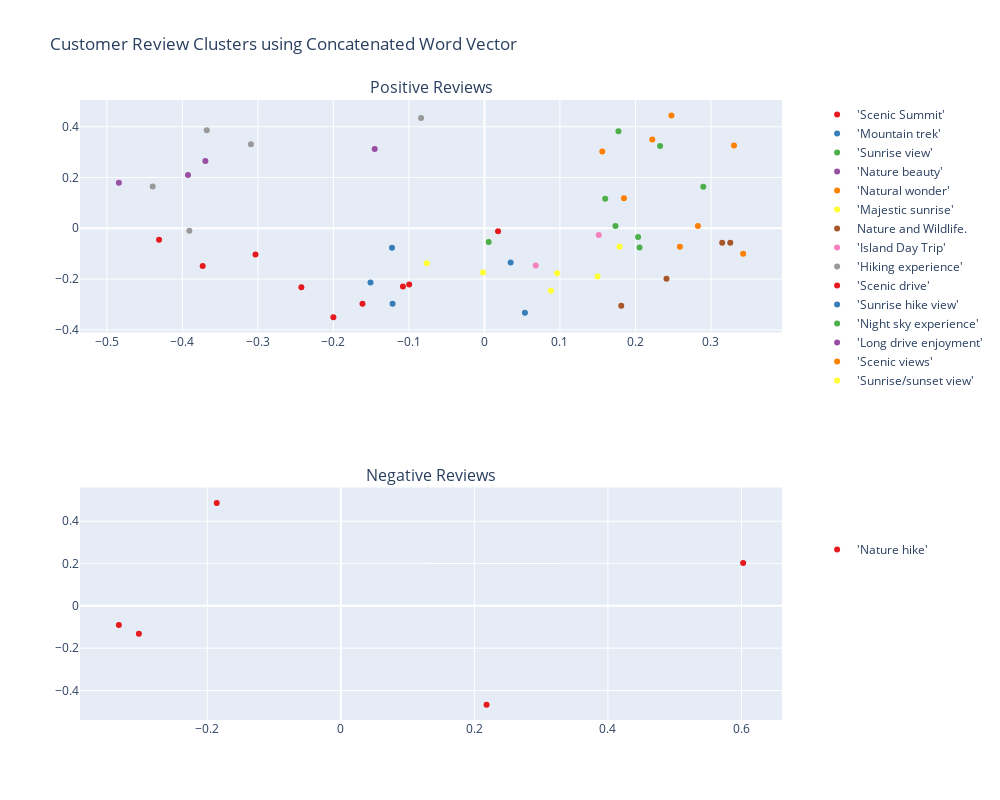

Notebook code cell kept with this figure:
### Markdown cell above
## Clustering

### Code cell
# Filter the dataset based on "business_id"
selected_data = select_dataset(train_dataset, business_id, sentiment_model)
print(f"Business name: {selected_data['business_name'].unique()[0]}\n")

# Get the word vector from the pretrained transformer model and word2vec model
selected_data["fine_tuned"] = fine_tuned_encoder.transform(selected_data["clean_text"])

# Initialize evaluation results
evaluation = []

# Initialize subplots
fig = make_subplots(rows=2, cols=1, 
                    subplot_titles=["Positive Reviews", "Negative Reviews"])

for i, sentiment in enumerate(["positive", "negative"], start=1):

    # Prepare data for clustering by filtering it based on the sentiment
    X = selected_data[selected_data["sentiment"] == sentiment].copy()
    X_ = np.vstack(X["fine_tuned"].values)
    print(f"Number of {sentiment} reviews: {len(X)}")

    # Clustering
    clust = HDBSCANClustering(apply_dim_reduction=True)
    X["label"] = clust.fit_transform(X_)

    # Evaluation
    evaluation.append(evaluate_cluster(X_, X["label"], sentiment))

    # Clusters' topic extraction
    cluster_text = get_cluster_centroids(X, "fine_tuned", "label", n=2)
    cluster_label = {}
    for key in cluster_text:
        cluster_label[key] = name_cluster("\n".join(cluster_text[key]))
    
    # Fill label as "Other" for reviews considered as noise by HDBSCAN
    X["label"] = X["label"].map(cluster_label).fillna("Other")

    # Visualization
    visualize_cluster(fig, X, "fine_tuned", "label",
                      row=i, sentiment=sentiment, show_outliers=False)

    print()

fig.update_layout(
    height=800,
    width=1000,
    title="Customer Review Clusters using Concatenated Word Vector",
    legend=dict(
        yanchor="top",
        y=1.0,
        xanchor="left",
        x=1.05,
        tracegroupgap=150
    )
)
fig.show()

### Figure 1 — Plotly figure (JSON) as saved in the notebook; plotly's stock layout.template omitted (floating-point values rounded to 4 significant figures)
{"data": [{"customdata": [["the summit at just over 10k feet makes you work for your hikes, especially the climb back out of the crater!  ", "'Scenic Summit'"], ["the summit can be easily reached by car, so that everyone can enjoy the views from the peaks, which usually involve being higher than the clouds and can include the whole island and beyond without.", "'Scenic Summit'"]], "hovertemplate": "label=%{customdata[1]}<br>clean_text=%{customdata[0]}<extra></extra>", "legendgroup": "1", "marker": {"color": "rgb(228,26,28)", "symbol": "circle"}, "mode": "markers", "name": "'Scenic Summit'", "orientation": "v", "showlegend": true, "type": "scatter", "x": [-0.1615, -0.2], "xaxis": "x", "y": [-0.2977, -0.3502], "yaxis": "y"}, {"customdata": [["additionally, i would highly encourage doing one of the listed treks on the top of the mountain to take in the martian landscape fully.", "'Mountain trek'"], ["if there are a very small group of you with two cars, one-way trips from top to bottom or bottom to top may be more enjoyable.", "'Mountain trek'"], ["also folks bicycle to the top, this is considered as one of the greatest bike climbs in the world.", "'Mountain trek'"]], "hovertemplate": "label=%{customdata[1]}<br>clean_text=%{customdata[0]}<extra></extra>", "legendgroup": "1", "marker": {"color": "rgb(55,126,184)", "symbol": "circle"}, "mode": "markers", "name": "'Mountain trek'", "orientation": "v", "showlegend": true, "type": "scatter", "x": [-0.1224, -0.1217, -0.1509], "xaxis": "x", "y": [-0.07705, -0.2974, -0.214], "yaxis": "y"}, {"customdata": [["i highly recommend a visit for sunrise or sunset, too.", "'Sunrise view'"], ["i strongly recommend renting a convertible for the day and drop that top.", "'Sunrise view'"], ["i recommend this place, especially for sundown and most of all, sunrises here are amazing!!!", "'Sunrise view'"], ["i highly recommend reserving a spot to watch sunrise.", "'Sunrise view'"], ["an amazing sight to see, i would highly highly recommend visiting.", "'Sunrise view'"], ["must visit place  stunning sunrise , and be advised to dress very warm.", "'Sunrise view'"]], "hovertemplate": "label=%{customdata[1]}<br>clean_text=%{customdata[0]}<extra></extra>", "legendgroup": "1", "marker": {"color": "rgb(77,175,74)", "symbol": "circle"}, "mode": "markers", "name": "'Sunrise view'", "orientation": "v", "showlegend": true, "type": "scatter", "x": [0.1735, 0.005654, 0.2898, 0.2035, 0.1599, 0.2054], "xaxis": "x", "y": [0.008657, -0.05387, 0.1642, -0.03424, 0.1161, -0.07577], "yaxis": "y"}, {"customdata": [["we got clouds on our sunrise reservation but the pure quiet and seeing how small we all are is truly breathtaking.", "'Nature beauty'"], ["we did the sunrise and then the bike ride down the mountain very fun and also challenging", "'Nature beauty'"]], "hovertemplate": "label=%{customdata[1]}<br>clean_text=%{customdata[0]}<extra></extra>", "legendgroup": "1", "marker": {"color": "rgb(152,78,163)", "symbol": "circle"}, "mode": "markers", "name": "'Nature beauty'", "orientation": "v", "showlegend": true, "type": "scatter", "x": [-0.1453, -0.3696], "xaxis": "x", "y": [0.3127, 0.2648], "yaxis": "y"}, {"customdata": [["words cannot describe just how amazing our creator made such a lovely place...", "'Natural wonder'"], ["wonderful experience that embraces the spirit of aloha!", "'Natural wonder'"], ["great and awesome amazing experience that only a frew in the world have been.. a must have on your bucket list.....", "'Natural wonder'"], ["crazy cool volcano to visit when you're in maui.", "'Natural wonder'"], ["beautiful volcano....looks like you're on mars....", "'Natural wonder'"]], "hovertemplate": "label=%{customdata[1]}<br>clean_text=%{customdata[0]}<extra></extra>", "legendgroup": "1", "marker": {"color": "rgb(255,127,0)", "symbol": "circle"}, "mode": "markers", "name": "'Natural wonder'", "orientation": "v", "showlegend": true, "type": "scatter", "x": [0.1561, 0.2476, 0.2223, 0.3426, 0.2827], "xaxis": "x", "y": [0.3024, 0.4451, 0.3502, -0.1007, 0.009221], "yaxis": "y"}, {"customdata": [["it's a good change of scenery from your maui beaches.", "'Majestic sunrise'"], ["it's a beautiful place, has couple of trails which starts from here.", "'Majestic sunrise'"], ["there's no place on earth like haleakala for sunrise.  ", "'Majestic sunrise'"]], "hovertemplate": "label=%{customdata[1]}<br>clean_text=%{customdata[0]}<extra></extra>", "legendgroup": "1", "marker": {"color": "rgb(255,255,51)", "symbol": "circle"}, "mode": "markers", "name": "'Majestic sunrise'", "orientation": "v", "showlegend": true, "type": "scatter", "x": [0.08802, -0.001941, 0.1497], "xaxis": "x", "y": [-0.2465, -0.1738, -0.1896], "yaxis": "y"}, {"customdata": [["keep your eyes peeled for the endangered nene and pay your respects to the island and all of it's beauty.", "Nature and Wildlife."], ["words and pictures don't do justice for the beauty you experience here!", "Nature and Wildlife."], ["get above the clouds and feel like you are in the afterlife you believe in.", "Nature and Wildlife."], ["a great place to change your outlook on life.", "Nature and Wildlife."]], "hovertemplate": "label=%{customdata[1]}<br>clean_text=%{customdata[0]}<extra></extra>", "legendgroup": "1", "marker": {"color": "rgb(166,86,40)", "symbol": "circle"}, "mode": "markers", "name": "Nature and Wildlife.", "orientation": "v", "showlegend": true, "type": "scatter", "x": [0.2411, 0.3148, 0.1812, 0.3255], "xaxis": "x", "y": [-0.199, -0.05738, -0.3057, -0.05692], "yaxis": "y"}, {"customdata": [["you don't want to miss this day trip while on the island.", "'Island Day Trip'"], [" i don’t hesitate to pick the best place in hawaii haley color is picked.", "'Island Day Trip'"]], "hovertemplate": "label=%{customdata[1]}<br>clean_text=%{customdata[0]}<extra></extra>", "legendgroup": "1", "marker": {"color": "rgb(247,129,191)", "symbol": "circle"}, "mode": "markers", "name": "'Island Day Trip'", "orientation": "v", "showlegend": true, "type": "scatter", "x": [0.06794, 0.1514], "xaxis": "x", "y": [-0.1467, -0.02611], "yaxis": "y"}, {"customdata": [["it was very windy and cold in december but worth every moment.", "'Hiking experience'"], ["was a cool place, almost had hypothermia from the bad weather though so be super prepared!", "'Hiking experience'"], ["we arrived at the summit when it was sunny, so the wind was not high, and the temperature was cool - not cold as we thought.", "'Hiking experience'"], ["it was a moderate hike during the wet months as it was fairly slippery for 3.7 miles roundtrip, but totally doable.", "'Hiking experience'"], ["great hike to falls trail was muddy and can be very challenging at times.", "'Hiking experience'"]], "hovertemplate": "label=%{customdata[1]}<br>clean_text=%{customdata[0]}<extra></extra>", "legendgroup": "1", "marker": {"color": "rgb(153,153,153)", "symbol": "circle"}, "mode": "markers", "name": "'Hiking experience'", "orientation": "v", "showlegend": true, "type": "scatter", "x": [-0.3092, -0.0839, -0.3677, -0.4393, -0.3907], "xaxis": "x", "y": [0.3311, 0.4349, 0.3867, 0.1647, -0.009733], "yaxis": "y"}, {"customdata": [["beautiful drive up the mountain through many distinct environments.", "'Scenic drive'"], ["beautiful drive with amazing scene of the coastline, roaming cattle, and tasty fruit stands.", "'Scenic drive'"], ["the road was a little scary but so worth getting to the top.", "'Scenic drive'"], ["the drive up is a little scary, but totally worth the effort.", "'Scenic drive'"], ["the bamboo forest was dark as you make your way through to some incredible waterfall views.", "'Scenic drive'"], ["long drive up the mountain but well worth the trip.", "'Scenic drive'"], ["it is a long winding drive to the summit, but it is really worth it.", "'Scenic drive'"]], "hovertemplate": "label=%{customdata[1]}<br>clean_text=%{customdata[0]}<extra></extra>", "legendgroup": "1", "marker": {"color": "rgb(228,26,28)", "symbol": "circle"}, "mode": "markers", "name": "'Scenic drive'", "orientation": "v", "showlegend": true, "type": "scatter", "x": [-0.09963, 0.01802, -0.4308, -0.3731, -0.1079, -0.3032, -0.2424], "xaxis": "x", "y": [-0.2211, -0.0112, -0.04565, -0.1489, -0.2295, -0.1032, -0.2328], "yaxis": "y"}, {"customdata": [["i think the sunsets are prettier, and you'll see more variation of colours; but there's something wonderful about seeing the sunrise from the summit before tackling a day-long hike!  ", "'Sunrise hike view'"], ["there are several lookout points on your way up to the crater which are great and offer amazing views!", "'Sunrise hike view'"]], "hovertemplate": "label=%{customdata[1]}<br>clean_text=%{customdata[0]}<extra></extra>", "legendgroup": "1", "marker": {"color": "rgb(55,126,184)", "symbol": "circle"}, "mode": "markers", "name": "'Sunrise hike view'", "orientation": "v", "showlegend": true, "type": "scatter", "x": [0.03471, 0.05361], "xaxis": "x", "y": [-0.1353, -0.3328], "yaxis": "y"}, {"customdata": [["i did the sunset and star gazing your on halloween with a full moon!", "'Night sky experience'"], ["truly inner if the highlights of my two week trip here to maui!", "'Night sky experience'"]], "hovertemplate": "label=%{customdata[1]}<br>clean_text=%{customdata[0]}<extra></extra>", "legendgroup": "1", "marker": {"color": "rgb(77,175,74)", "symbol": "circle"}, "mode": "markers", "name": "'Night sky experience'", "orientation": "v", "showlegend": true, "type": "scatter", "x": [0.1775, 0.2326], "xaxis": "x", "y": [0.3828, 0.3247], "yaxis": "y"}, {"customdata": [["the drive up was long for us, but because we took our time to enjoy the changing sceneries.  highly recommended.", "'Long drive enjoyment'"], ["the hike was amazing, but the kids weren't quite up to going 11 miles.", "'Long drive enjoyment'"]], "hovertemplate": "label=%{customdata[1]}<br>clean_text=%{customdata[0]}<extra></extra>", "legendgroup": "1", "marker": {"color": "rgb(152,78,163)", "symbol": "circle"}, "mode": "markers", "name": "'Long drive enjoyment'", "orientation": "v", "showlegend": true, "type": "scatter", "x": [-0.3925, -0.4841], "xaxis": "x", "y": [0.2103, 0.1799], "yaxis": "y"}, {"customdata": [["ultra rad! wickedly mystic spot!", "'Scenic views'"], ["amazing views of a dormant super volcano sitting above the clouds!", "'Scenic views'"], [" beautiful place beautiful views above the clouds worth seeing if someone else can see this place", "'Scenic views'"]], "hovertemplate": "label=%{customdata[1]}<br>clean_text=%{customdata[0]}<extra></extra>", "legendgroup": "1", "marker": {"color": "rgb(255,127,0)", "symbol": "circle"}, "mode": "markers", "name": "'Scenic views'", "orientation": "v", "showlegend": true, "type": "scatter", "x": [0.3305, 0.1847, 0.2588], "xaxis": "x", "y": [0.3263, 0.1183, -0.07243], "yaxis": "y"}, {"customdata": [["the sunset is beautiful, but be sure to wear warm clothes because the temperature drops once the sun starts setting.", "'Sunrise/sunset view'"], ["breathtaking experiences the sunset and sunrise make sure you dress appropriately very very warm clothes", "'Sunrise/sunset view'"], [" to watch the sunrise, blankets are a must... even when the sun rises, you can still see the wonderful scenery.", "'Sunrise/sunset view'"]], "hovertemplate": "label=%{customdata[1]}<br>clean_text=%{customdata[0]}<extra></extra>", "legendgroup": "1", "marker": {"color": "rgb(255,255,51)", "symbol": "circle"}, "mode": "markers", "name": "'Sunrise/sunset view'", "orientation": "v", "showlegend": true, "type": "scatter", "x": [-0.07641, 0.1788, 0.09619], "xaxis": "x", "y": [-0.1378, -0.07258, -0.1775], "yaxis": "y"}, {"customdata": [["book ahead, sold out in 23 minutes my first attempt (lost my spot while preparing my account).", "'Nature hike'"], ["wish the crater had more hot lava spewing on us", "'Nature hike'"], ["i was here january 2021 and the waters were raging, so no swimming allowed.", "'Nature hike'"], ["we even had my 73 year old mother on the hike, with little assistance.", "'Nature hike'"], ["kinda wrong to charge kamaina really ridiculous!", "'Nature hike'"]], "hovertemplate": "label=%{customdata[1]}<br>clean_text=%{customdata[0]}<extra></extra>", "legendgroup": "2", "marker": {"color": "rgb(228,26,28)", "symbol": "circle"}, "mode": "markers", "name": "'Nature hike'", "orientation": "v", "showlegend": true, "type": "scatter", "x": [-0.1859, 0.2182, -0.3324, -0.3024, 0.6025], "xaxis": "x2", "y": [0.4866, -0.4668, -0.0906, -0.1321, 0.2029], "yaxis": "y2"}], "layout": {"annotations": [{"font": {"size": 16}, "showarrow": false, "text": "Positive Reviews", "x": 0.5, "xanchor": "center", "xref": "paper", "y": 1, "yanchor": "bottom", "yref": "paper"}, {"font": {"size": 16}, "showarrow": false, "text": "Negative Reviews", "x": 0.5, "xanchor": "center", "xref": "paper", "y": 0.375, "yanchor": "bottom", "yref": "paper"}], "height": 800, "legend": {"tracegroupgap": 150, "x": 1.05, "xanchor": "left", "y": 1, "yanchor": "top"}, "title": {"text": "Customer Review Clusters using Concatenated Word Vector"}, "width": 1000, "xaxis": {"anchor": "y", "autorange": true, "domain": [0, 1], "range": [-0.5356, 0.3941], "type": "linear"}, "xaxis2": {"anchor": "y2", "autorange": true, "domain": [0, 1], "range": [-0.3907, 0.6607], "type": "linear"}, "yaxis": {"anchor": "x", "autorange": true, "domain": [0.625, 1], "range": [-0.4108, 0.5057], "type": "linear"}, "yaxis2": {"anchor": "x2", "autorange": true, "domain": [0, 0.375], "range": [-0.5395, 0.5592], "type": "linear"}}}
